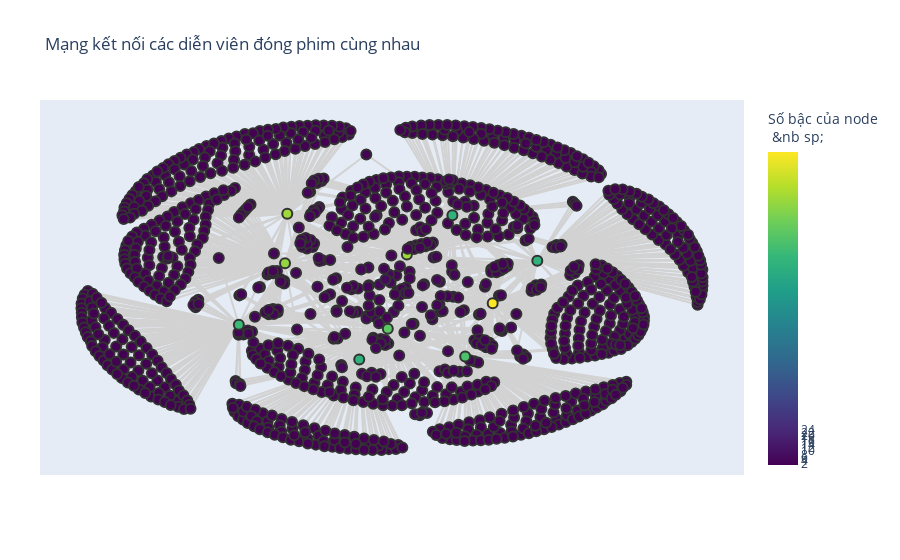

Notebook cell for this chart:
### Code cell
Xv=[pos[k][0] for k in nodes]
Yv=[pos[k][1] for k in nodes]
Xed=[]
Yed=[]
for edge in edges:
    Xed+=[pos[edge[0]][0],pos[edge[1]][0], None]
    Yed+=[pos[edge[0]][1],pos[edge[1]][1], None] 
    
trace3=Scatter(x=Xed,
               y=Yed,
               mode='lines',
               line=Line(color='rgb(210,210,210)', width=2),
               hoverinfo='none'
               )
trace4=Scatter(x=Xv,
               y=Yv,
               mode='markers',
               name='net',
               marker=Marker(size=10, 
               showscale=True,
               colorscale = 'Viridis',
               reversescale = False,
               colorbar=ColorBar(title='Số bậc của node<br> &nb sp;', tickvals=[2,4,6,8,10,12,14,16,18,20,22,24]),

               color= list(d.values()),
               line=Line(color='rgb(50,50,50)', width=2)
               ),
               text=nodes,
               hoverinfo='text'
               )
    

layout=Layout(title= "Mạng kết nối các diễn viên đóng phim cùng nhau",  
    font= Font(size=12),
    showlegend=False, 
    xaxis=XAxis(showgrid=False, zeroline=False, showticklabels=False),
    yaxis=YAxis(showgrid=False, zeroline=False, showticklabels=False),
    margin=Margin(
        l=40,
        r=40,
        b=85,
        t=100,
    ),)

node_text = []
for node, adjacencies in enumerate(G.adjacency()):
    node_text.append('{} có {} kết nối'.format(adjacencies[0],str(len(adjacencies[1]))) )



trace4.text = node_text

data1=Data([trace3, trace4])
fig1=Figure(data=data1, layout=layout)


iplot(fig1)

### Figure 1 — Plotly figure (JSON) as saved in the notebook; plotly's stock layout.template omitted (floating-point values rounded to 4 significant figures; data arrays with more than 128 entries replaced by an {"elided": "..."} marker saying what was removed)
{"data": [{"hoverinfo": "none", "line": {"color": "rgb(210,210,210)", "width": 2}, "mode": "lines", "type": "scatter", "x": {"elided": "4680 float values"}, "y": {"elided": "4680 float values"}}, {"hoverinfo": "text", "marker": {"color": {"elided": "1124 int values"}, "colorbar": {"tickvals": [2, 4, 6, 8, 10, 12, 14, 16, 18, 20, 22, 24], "title": {"text": "Số bậc của node<br> &nb sp;"}}, "colorscale": [[0, "#440154"], [0.1111, "#482878"], [0.2222, "#3e4989"], [0.3333, "#31688e"], [0.4444, "#26828e"], [0.5556, "#1f9e89"], [0.6667, "#35b779"], [0.7778, "#6ece58"], [0.8889, "#b5de2b"], [1, "#fde725"]], "line": {"color": "rgb(50,50,50)", "width": 2}, "reversescale": false, "showscale": true, "size": 10}, "mode": "markers", "name": "net", "text": {"elided": "1124 str values"}, "type": "scatter", "x": {"elided": "1124 float values"}, "y": {"elided": "1124 float values"}}], "layout": {"font": {"size": 12}, "margin": {"b": 85, "l": 40, "r": 40, "t": 100}, "showlegend": false, "title": {"text": "Mạng kết nối các diễn viên đóng phim cùng nhau"}, "xaxis": {"showgrid": false, "showticklabels": false, "zeroline": false}, "yaxis": {"showgrid": false, "showticklabels": false, "zeroline": false}}}
